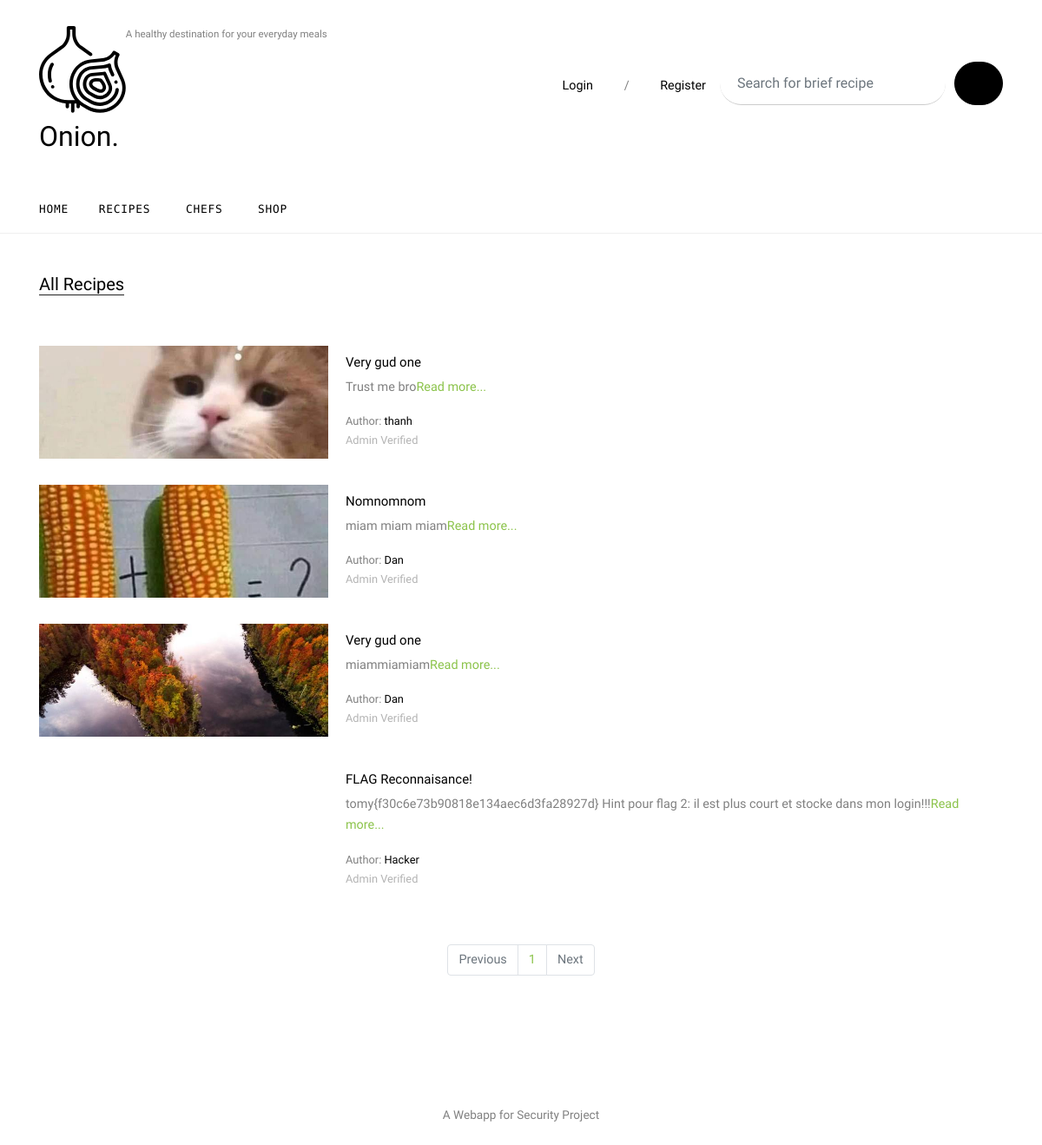
Page /recipes on the committed database.
### App/models.py (models this page shows, shortened)
class Recipe(db.Model):
    id = db.Column(db.Integer, primary_key=True)
    title = db.Column(db.String(255), nullable=False)
    description = db.Column(db.Text, nullable=False)
    time = db.Column(db.Integer, nullable=False)
    servings = db.Column(db.Integer, nullable=False)
    ingredients = db.Column(db.Text, nullable=False)
    image = db.Column(db.String(20), nullable=False, default="default.jpg")
    approval = db.Column(db.Integer, nullable=False)
    status = db.Column(db.String(12), nullable=False)
    saved = db.relationship('Saved', backref='saved_recipe', lazy=True)
    created_by = db.Column(db.Integer, db.ForeignKey('user.id'), nullable=False)

class User(db.Model):
    id = db.Column(db.Integer, primary_key=True)
    name = db.Column(db.Text, nullable=False)
    username = db.Column(db.String(20), unique=True, nullable=False)
    email = db.Column(db.String(120), unique=True, nullable=False)
    profile_pic = db.Column(db.String(20), nullable=False, default='default_user.jpg')
    password = db.Column(db.String(60), nullable=False)
    type = db.Column(db.String(10), nullable=False)
    designation = db.Column(db.Text, nullable=False)
    ingredient = db.relationship('Ingredient', backref='ing_creator', lazy=True)
    recipes = db.relationship('Recipe', backref='recipe_creator', lazy=True)

### App/routes.py (the view)
@app.route('/recipes')
def recipes():
    valid = PassiveControls.validation()
    if valid[0]:
        return redirect(url_for(f'{valid[2]}.recipes'))
    else:
        page = request.args.get('page', 1, type=int)
        recipe = Recipe.query.filter_by(approval=-1 and 1).paginate(page=page, per_page=5)
        return render_template('unlogged/recipes.html', recipes=recipe)

### Controls/PassiveControls.py (called while the page is built)
def validation():
    if "id" and "access" and "name" in session:
        return True, session['id'], session['access'], session['name']
    else:
        return False, "None", "None", "None"

### App/templates/unlogged/recipes.html (shortened to what this page needs)
{% extends "unlogged/base.html" %}
{% block content %}
    <div class="site-section">
      <div class="container">
        <div class="row">
          <div class="col-lg-12">
            <div class="section-title">
              <h2>All Recipes</h2>
            </div>
            {% if recipes %}
            {% for recipe in recipes.items %}
            <div class="post-entry-2 d-flex">
              <div class="thumbnail order-md-1" style="background-image: url('{{ url_for('static', filename= 'images/' + recipe.image) }}')"></div>
              <div class="contents order-md-2">
                <h2><a href="{{ url_for('single_recipe', recipe_id=recipe.id ) }}">{{recipe.title}}</a></h2>
                <p class="mb-3">{{recipe.description[:250]}}<a href="{{ url_for('single_recipe', recipe_id=recipe.id ) }}">Read more...</a></p>
                <div class="post-meta">
                  <span class="d-block">Author: <a href="#">{{recipe.recipe_creator.name}}</a></span>
                  <span class="date-read">
                    {% if recipe.approval < 0 %}
                        Not Verified <span class="mx-1">&bullet;</span>
                    {% elif recipe.approval > 0 %}
                        Admin Verified <span class="icon-star2"></span>
                    {% else %}
                        Rejected
                    {% endif %}
                  </span>
                </div>
              </div>
            </div>
            {% endfor %}
{% else %}
                  <p>There are no recipes published yet.</p>
                  {% endif %}
          </div>
          {% if recipes.items %}
          <div class="mx-auto">
                <br>
              <nav aria-label="Page navigation example">
              <ul class="pagination">
                  {% if recipes.page > 1 %}
                <li class="page-item"><a class="page-link" href="{{ url_for('recipes', page=(recipes.page-1)) }}">Previous</a></li>
                  {% else %}
                <li class="page-item disabled"><a class="page-link" href="">Previous</a></li>
                  {% endif %}
                  {% for page_num in recipes.iter_pages(left_edge=1, right_edge=1, left_current=2, right_current=2) %}
                    {% if page_num %}
                <li class="page-item"><a class="page-link" href="{{ url_for('recipes', page=page_num) }}">{{page_num}}</a></li>
                    {% else %}
                  <li class="page-item"><a class="page-link" href="">....</a></li>
                    {% endif %}
                  {% endfor %}
                  {% if recipes.page < recipes.pages %}
                <li class="page-item"><a class="page-link" href="{{ url_for('recipes', page=(users.page+1)) }}">Next</a></li>
                  {% else %}
                <li class="page-item disabled"><a class="page-link" href="">Next</a></li>
                  {% endif %}
              </ul>
            </nav>
          </div>
                  {% endif %}
        </div>
      </div>
    </div>
{% endblock %}

### App/static/css/style.css (style rules this page uses)
html { overflow-x: hidden; }
body { line-height: 1.7; color: gray; font-weight: 300; font-size: .9rem; }
a { -webkit-transition: .3s all ease; -o-transition: .3s all ease; transition: .3s all ease; }
h1, h2, h3, h4, h5, .h1, .h2, .h3, .h4, .h5 { font-family: "Cabin", -apple-system, BlinkMacSystemFont, "Segoe UI", Roboto, "Helvetica Neue", Arial, sans-serif, "Apple Color Emoji", "Segoe UI Emoji", "Segoe UI Symbol", "Noto Color Emoji"; }
.site-section { padding: 2.5em 0; }
@media (min-width: 768px) { .site-section { padding: 7em 0; } }
.section-title { color: #000; margin-bottom: 50px; }
.section-title h2 { font-size: 20px; font-weight: 400; border-bottom: 1px solid #222; position: relative; display: inline-block; }
.section-title h2:before { position: absolute; content: ""; height: 1px; background: #777; }
.post-meta { font-size: .8rem; }
.post-meta a { color: #000; }
.date-read { color: #b4b4b4; }
.post-entry-1, .post-entry-2 { font-size: .9rem; margin-bottom: 30px; }
.post-entry-1 h2, .post-entry-2 h2 { font-size: 20px; }
.post-entry-1 h2 a, .post-entry-2 h2 a { color: #000; }
.post-entry-2 { font-size: .9rem; }
.post-entry-2 .thumbnail { background-size: cover; background-position: center; width: 30%; }
.post-entry-2 .contents { width: 70%; padding: 10px 20px; }
.post-entry-2 .contents h2 { font-size: 15px; }

### rows in the picture
Recipe: image (picture), title "Very gud one", description "Trust me bro", recipe_creator.name "thanh", approval "Admin Verified"
Recipe: image (picture), title "Nomnomnom", description "miam miam miam", recipe_creator.name "Dan", approval "Admin Verified"
Recipe: image (picture), title "Very gud one", description "miammiamiam", recipe_creator.name "Dan", approval "Admin Verified"
Recipe: title "FLAG Reconnaisance!", description "tomy{f30c6e73b90818e134aec6d3fa28927d} Hint pour flag 2: il est plus court et stocke dans mon login!!!", recipe_creator.name "Hacker", approval "Admin Verified"

### other values in the picture
{{ page_num }} "1"
